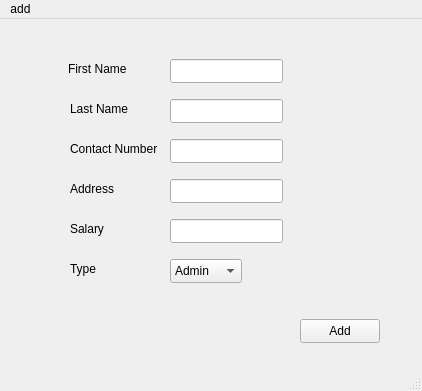
<?xml version="1.0" encoding="UTF-8"?>
<ui version="4.0">
 <class>MainWindow</class>
 <widget class="QMainWindow" name="MainWindow">
  <property name="geometry">
   <rect>
    <x>0</x>
    <y>0</y>
    <width>422</width>
    <height>391</height>
   </rect>
  </property>
  <property name="windowTitle">
   <string>MainWindow</string>
  </property>
  <widget class="QWidget" name="centralwidget">
   <widget class="QLineEdit" name="lineEdit">
    <property name="geometry">
     <rect>
      <x>170</x>
      <y>40</y>
      <width>113</width>
      <height>24</height>
     </rect>
    </property>
   </widget>
   <widget class="QLabel" name="label">
    <property name="geometry">
     <rect>
      <x>68</x>
      <y>40</y>
      <width>71</width>
      <height>20</height>
     </rect>
    </property>
    <property name="text">
     <string>First Name</string>
    </property>
   </widget>
   <widget class="QLineEdit" name="lineEdit_2">
    <property name="geometry">
     <rect>
      <x>170</x>
      <y>120</y>
      <width>113</width>
      <height>24</height>
     </rect>
    </property>
   </widget>
   <widget class="QLabel" name="label_2">
    <property name="geometry">
     <rect>
      <x>70</x>
      <y>120</y>
      <width>91</width>
      <height>20</height>
     </rect>
    </property>
    <property name="text">
     <string>Contact Number</string>
    </property>
   </widget>
   <widget class="QLineEdit" name="lineEdit_3">
    <property name="geometry">
     <rect>
      <x>170</x>
      <y>80</y>
      <width>113</width>
      <height>24</height>
     </rect>
    </property>
   </widget>
   <widget class="QLabel" name="label_3">
    <property name="geometry">
     <rect>
      <x>70</x>
      <y>80</y>
      <width>71</width>
      <height>20</height>
     </rect>
    </property>
    <property name="text">
     <string>Last Name</string>
    </property>
   </widget>
   <widget class="QLineEdit" name="lineEdit_4">
    <property name="geometry">
     <rect>
      <x>170</x>
      <y>160</y>
      <width>113</width>
      <height>24</height>
     </rect>
    </property>
   </widget>
   <widget class="QLabel" name="label_4">
    <property name="geometry">
     <rect>
      <x>70</x>
      <y>160</y>
      <width>71</width>
      <height>20</height>
     </rect>
    </property>
    <property name="text">
     <string>Address</string>
    </property>
   </widget>
   <widget class="QLineEdit" name="lineEdit_5">
    <property name="geometry">
     <rect>
      <x>170</x>
      <y>200</y>
      <width>113</width>
      <height>24</height>
     </rect>
    </property>
    <property name="text">
     <string/>
    </property>
   </widget>
   <widget class="QLabel" name="label_5">
    <property name="geometry">
     <rect>
      <x>70</x>
      <y>200</y>
      <width>71</width>
      <height>20</height>
     </rect>
    </property>
    <property name="text">
     <string>Salary</string>
    </property>
   </widget>
   <widget class="QLabel" name="label_6">
    <property name="geometry">
     <rect>
      <x>70</x>
      <y>240</y>
      <width>71</width>
      <height>20</height>
     </rect>
    </property>
    <property name="text">
     <string>Type</string>
    </property>
   </widget>
   <widget class="QComboBox" name="comboBox">
    <property name="geometry">
     <rect>
      <x>170</x>
      <y>240</y>
      <width>72</width>
      <height>24</height>
     </rect>
    </property>
    <item>
     <property name="text">
      <string>Admin</string>
     </property>
    </item>
    <item>
     <property name="text">
      <string>Employee</string>
     </property>
    </item>
    <item>
     <property name="text">
      <string> CEO</string>
     </property>
    </item>
   </widget>
   <widget class="QPushButton" name="pushButton">
    <property name="geometry">
     <rect>
      <x>300</x>
      <y>300</y>
      <width>80</width>
      <height>24</height>
     </rect>
    </property>
    <property name="text">
     <string>Add</string>
    </property>
   </widget>
  </widget>
  <widget class="QMenuBar" name="menubar">
   <property name="geometry">
    <rect>
     <x>0</x>
     <y>0</y>
     <width>422</width>
     <height>21</height>
    </rect>
   </property>
   <widget class="QMenu" name="menuadd">
    <property name="title">
     <string>add</string>
    </property>
    <addaction name="actionoption"/>
   </widget>
   <addaction name="menuadd"/>
  </widget>
  <widget class="QStatusBar" name="statusbar"/>
  <action name="actionoption">
   <property name="text">
    <string>option</string>
   </property>
  </action>
 </widget>
 <resources/>
 <connections/>
</ui>
